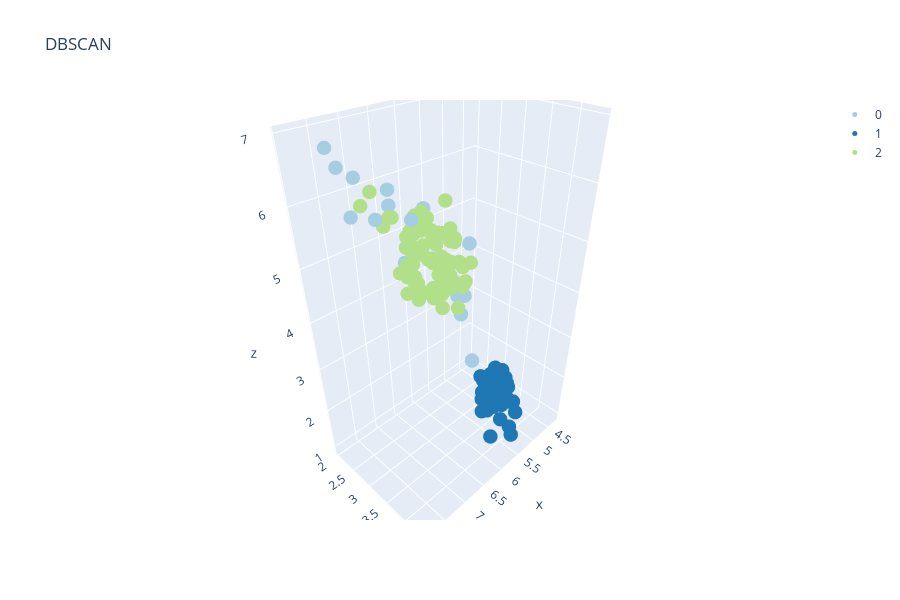

Write notebook code for a chart like this one.
### Code cell
from sklearn.cluster import DBSCAN
from sklearn.preprocessing import LabelEncoder

X = iris.data
y = iris.target

db = DBSCAN()# how many components we define here?
db.fit(X)

y_pred = LabelEncoder().fit_transform(db.labels_)

plot_3d(X, y_pred, 'DBSCAN')
iris_cluster = cluster_scoring_pivot(X, y, y_pred, iris_cluster, 'DBSCAN')

### Figure 1 — Plotly figure (JSON) as saved in the notebook; plotly's stock layout.template omitted (floating-point values rounded to 4 significant figures)
{"data": [{"marker": {"color": "rgb(166,206,227)", "size": 5}, "mode": "markers", "name": "0", "type": "scatter3d", "x": [4.5, 4.9, 5, 6.2, 6.3, 5, 5.1, 7.6, 4.9, 6.7, 7.2, 7.7, 7.7, 7.7, 7.9, 6.1, 7.7], "y": [2.3, 2.4, 2, 2.2, 2.3, 2.3, 2.5, 3, 2.5, 2.5, 3.6, 3.8, 2.6, 2.8, 3.8, 2.6, 3], "z": [1.3, 3.3, 3.5, 4.5, 4.4, 3.3, 3, 6.6, 4.5, 5.8, 6.1, 6.7, 6.9, 6.7, 6.4, 5.6, 6.1]}, {"marker": {"color": "rgb(31,120,180)", "size": 5}, "mode": "markers", "name": "1", "type": "scatter3d", "x": [5.1, 4.9, 4.7, 4.6, 5, 5.4, 4.6, 5, 4.4, 4.9, 5.4, 4.8, 4.8, 4.3, 5.8, 5.7, 5.4, 5.1, 5.7, 5.1, 5.4, 5.1, 4.6, 5.1, 4.8, 5, 5, 5.2, 5.2, 4.7, 4.8, 5.4, 5.2, 5.5, 4.9, 5, 5.5, 4.9, 4.4, 5.1, 5, 4.4, 5, 5.1, 4.8, 5.1, 4.6, 5.3, 5], "y": [3.5, 3, 3.2, 3.1, 3.6, 3.9, 3.4, 3.4, 2.9, 3.1, 3.7, 3.4, 3, 3, 4, 4.4, 3.9, 3.5, 3.8, 3.8, 3.4, 3.7, 3.6, 3.3, 3.4, 3, 3.4, 3.5, 3.4, 3.2, 3.1, 3.4, 4.1, 4.2, 3.1, 3.2, 3.5, 3.6, 3, 3.4, 3.5, 3.2, 3.5, 3.8, 3, 3.8, 3.2, 3.7, 3.3], "z": [1.4, 1.4, 1.3, 1.5, 1.4, 1.7, 1.4, 1.5, 1.4, 1.5, 1.5, 1.6, 1.4, 1.1, 1.2, 1.5, 1.3, 1.4, 1.7, 1.5, 1.7, 1.5, 1, 1.7, 1.9, 1.6, 1.6, 1.5, 1.4, 1.6, 1.6, 1.5, 1.5, 1.4, 1.5, 1.2, 1.3, 1.4, 1.3, 1.5, 1.3, 1.3, 1.6, 1.9, 1.4, 1.6, 1.4, 1.5, 1.4]}, {"marker": {"color": "rgb(178,223,138)", "size": 5}, "mode": "markers", "name": "2", "type": "scatter3d", "x": [7, 6.4, 6.9, 5.5, 6.5, 5.7, 6.3, 6.6, 5.2, 5.9, 6, 6.1, 5.6, 6.7, 5.6, 5.8, 5.6, 5.9, 6.1, 6.3, 6.1, 6.4, 6.6, 6.8, 6.7, 6, 5.7, 5.5, 5.5, 5.8, 6, 5.4, 6, 6.7, 5.6, 5.5, 5.5, 6.1, 5.8, 5.6, 5.7, 5.7, 6.2, 5.7, 6.3, 5.8, 7.1, 6.3, 6.5, 7.3, 6.5, 6.4, 6.8, 5.7, 5.8, 6.4, 6.5, 6, 6.9, 5.6, 6.3, 6.7, 7.2, 6.2, 6.1, 6.4, 7.2, 7.4, 6.4, 6.3, 6.3, 6.4, 6, 6.9, 6.7, 6.9, 5.8, 6.8, 6.7, 6.7, 6.3, 6.5, 6.2, 5.9], "y": [3.2, 3.2, 3.1, 2.3, 2.8, 2.8, 3.3, 2.9, 2.7, 3, 2.2, 2.9, 2.9, 3.1, 3, 2.7, 2.5, 3.2, 2.8, 2.5, 2.8, 2.9, 3, 2.8, 3, 2.9, 2.6, 2.4, 2.4, 2.7, 2.7, 3, 3.4, 3.1, 3, 2.5, 2.6, 3, 2.6, 2.7, 3, 2.9, 2.9, 2.8, 3.3, 2.7, 3, 2.9, 3, 2.9, 3.2, 2.7, 3, 2.5, 2.8, 3.2, 3, 2.2, 3.2, 2.8, 2.7, 3.3, 3.2, 2.8, 3, 2.8, 3, 2.8, 2.8, 2.8, 3.4, 3.1, 3, 3.1, 3.1, 3.1, 2.7, 3.2, 3.3, 3, 2.5, 3, 3.4, 3], "z": [4.7, 4.5, 4.9, 4, 4.6, 4.5, 4.7, 4.6, 3.9, 4.2, 4, 4.7, 3.6, 4.4, 4.5, 4.1, 3.9, 4.8, 4, 4.9, 4.7, 4.3, 4.4, 4.8, 5, 4.5, 3.5, 3.8, 3.7, 3.9, 5.1, 4.5, 4.5, 4.7, 4.1, 4, 4.4, 4.6, 4, 4.2, 4.2, 4.2, 4.3, 4.1, 6, 5.1, 5.9, 5.6, 5.8, 6.3, 5.1, 5.3, 5.5, 5, 5.1, 5.3, 5.5, 5, 5.7, 4.9, 4.9, 5.7, 6, 4.8, 4.9, 5.6, 5.8, 6.1, 5.6, 5.1, 5.6, 5.5, 4.8, 5.4, 5.6, 5.1, 5.1, 5.9, 5.7, 5.2, 5, 5.2, 5.4, 5.1]}, {"marker": {"color": "rgb(51,160,44)", "size": 5}, "mode": "markers", "name": "3", "type": "scatter3d", "x": [], "y": [], "z": []}, {"marker": {"color": "rgb(251,154,153)", "size": 5}, "mode": "markers", "name": "4", "type": "scatter3d", "x": [], "y": [], "z": []}, {"marker": {"color": "rgb(227,26,28)", "size": 5}, "mode": "markers", "name": "5", "type": "scatter3d", "x": [], "y": [], "z": []}, {"marker": {"color": "rgb(253,191,111)", "size": 5}, "mode": "markers", "name": "6", "type": "scatter3d", "x": [], "y": [], "z": []}, {"marker": {"color": "rgb(255,127,0)", "size": 5}, "mode": "markers", "name": "7", "type": "scatter3d", "x": [], "y": [], "z": []}, {"marker": {"color": "rgb(202,178,214)", "size": 5}, "mode": "markers", "name": "8", "type": "scatter3d", "x": [], "y": [], "z": []}, {"marker": {"color": "rgb(106,61,154)", "size": 5}, "mode": "markers", "name": "9", "type": "scatter3d", "x": [], "y": [], "z": []}], "layout": {"height": 600, "title": {"text": "DBSCAN"}, "width": 900}}
